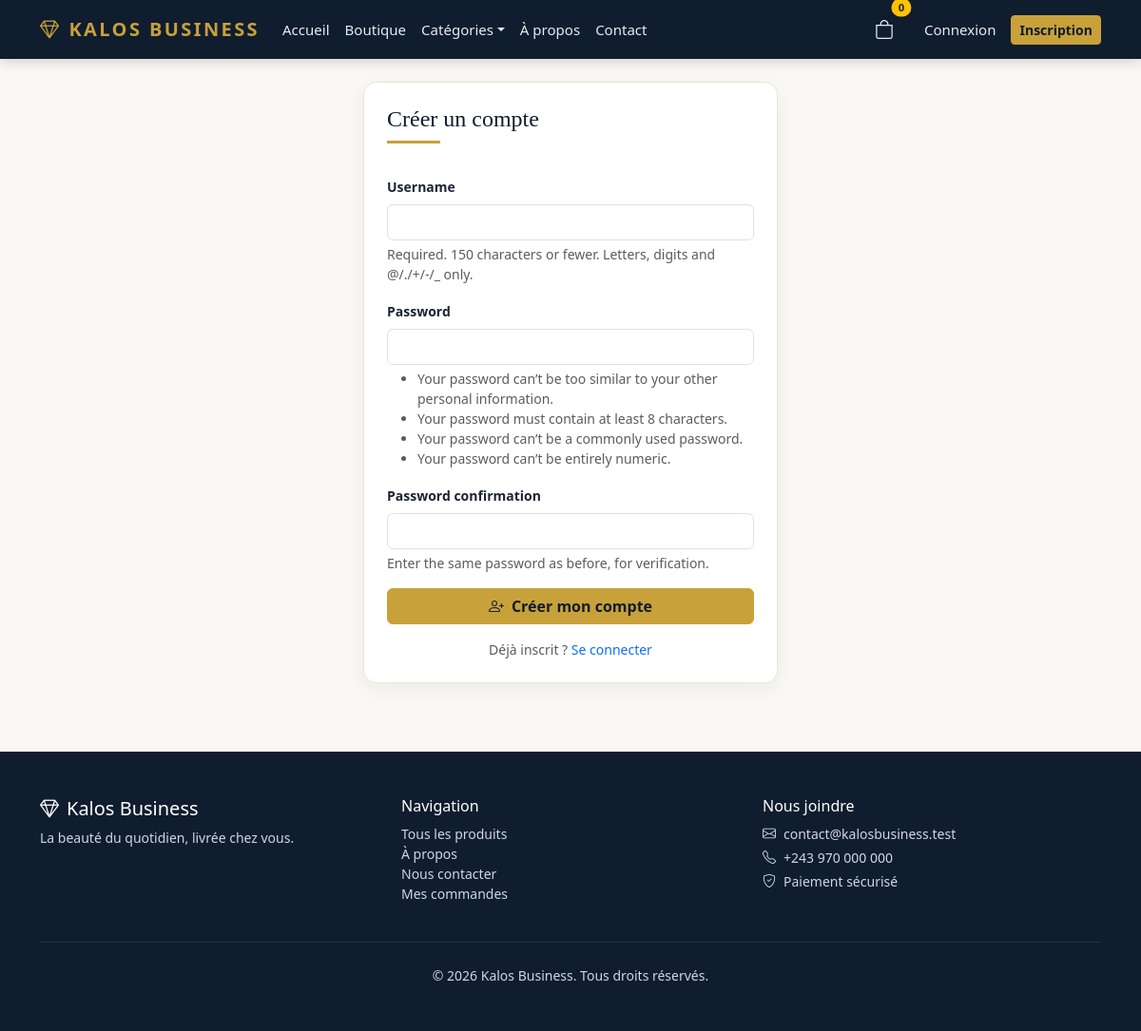
Page /inscription/ on the committed database.
### boutique/models.py (models this page shows, shortened)
class Setting(models.Model):
    key = models.CharField(max_length=64, unique=True)
    value = models.TextField(blank=True)
    updated_at = models.DateTimeField('Modifiée le', auto_now=True)
    class Meta:
        verbose_name = 'Paramètre'
        verbose_name_plural = 'Paramètres'

### boutique/views.py (the view)
# urls.py: path('inscription/', boutique_views.register, name='register'),
def register(request):
    if request.method == 'POST':
        form = UserCreationForm(request.POST)
        if form.is_valid():
            user = form.save()
            login(request, user)
            messages.success(request, 'Bienvenue chez Kalos Business !')
            return redirect('home')
    else:
        form = UserCreationForm()
    for field in form.fields.values():
        field.widget.attrs['class'] = 'form-control'
    return render(request, 'boutique/auth/register.html', {'form': form})

### boutique/cart.py (called while the page is built, shortened)
def get_cart(request):
    user = request.user if request.user.is_authenticated else None
    if not request.session.session_key:
        request.session.create()
    cart, _ = Cart.objects.get_or_create(session_key=request.session.session_key)
    return cart

### boutique/context_processors.py (called while the page is built)
def site_context(request):
    values = get_all()
    cart = None
    try:
        cart = get_cart(request)
    except Exception:
        pass
    notifications = []
    user = getattr(request, 'user', None)
    if user is not None and user.is_authenticated:
        notifications = list(user.notifications.filter(is_read=False)[:5])
    return {
        'kalos_name': values['site_name'],
        'kalos_tagline': values['site_tagline'],
        'kalos_currency': values['currency'],
        'kalos_contact_email': values['contact_email'],
        'kalos_contact_phone': values['contact_phone'],
        'kalos_shop_open': values['shop_open'],
        'cart': cart,
        'nav_categories': Category.objects.filter(is_active=True)[:8],
        'notifications': notifications,
    }

### boutique/templates/boutique/auth/register.html (shortened to what this page needs)
{% extends 'boutique/base.html' %}
{% block content %}
<div class="container" style="max-width:460px;">
  <div class="summary-box p-4">
    <h1 class="section-title h4 mb-4">Créer un compte</h1>
    <form method="post">
      {% for field in form %}
        <div class="mb-3">
          <label for="{{ field.id_for_label }}" class="form-label small fw-semibold">{{ field.label }}</label>
          {{ field }}
          {% if field.help_text %}<div class="form-text small">{{ field.help_text|safe }}</div>{% endif %}
        </div>
      {% endfor %}
      <button type="submit" class="btn btn-kalos w-100"><i class="bi bi-person-plus me-2"></i>Créer mon compte</button>
    </form>
    <p class="small text-muted text-center mt-3 mb-0">
      Déjà inscrit ? <a href="{% url 'login' %}" class="text-decoration-none">Se connecter</a>
    </p>
  </div>
</div>
{% endblock %}

### boutique/templates/boutique/base.html (shortened to what this page needs)
{% load static %}
<!doctype html>
<html lang="fr">
<head>
  <link href="https://cdn.jsdelivr.net/npm/bootstrap@5.3.3/dist/css/bootstrap.min.css" rel="stylesheet">
  <link href="https://cdn.jsdelivr.net/npm/bootstrap-icons@1.11.3/font/bootstrap-icons.min.css" rel="stylesheet">
  <link rel="stylesheet" href="{% static 'kalos.css' %}">
</head>
<body>
<nav class="navbar navbar-expand-lg kalos-navbar sticky-top">
  <div class="container">
    <a class="navbar-brand" href="{% url 'home' %}"><i class="bi bi-gem me-2"></i>{{ kalos_name }}</a>
    <div class="collapse navbar-collapse" id="kalosNav">
      <ul class="navbar-nav me-auto mb-2 mb-lg-0">
        <li class="nav-item"><a class="nav-link" href="{% url 'home' %}">Accueil</a></li>
        <li class="nav-item"><a class="nav-link" href="{% url 'catalog' %}">Boutique</a></li>
        {% if nav_categories %}
          <li class="nav-item dropdown">
            <a class="nav-link dropdown-toggle" href="#" role="button" data-bs-toggle="dropdown">Catégories</a>
          </li>
        {% endif %}
        <li class="nav-item"><a class="nav-link" href="{% url 'about' %}">À propos</a></li>
        <li class="nav-item"><a class="nav-link" href="{% url 'contact' %}">Contact</a></li>
      </ul>
      <ul class="navbar-nav ms-auto align-items-lg-center">
        <li class="nav-item me-lg-3">
          <a class="nav-link position-relative" href="{% url 'cart' %}">
            <i class="bi bi-bag fs-5"></i>
            <span class="position-absolute top-0 start-100 translate-middle badge rounded-pill bg-warning text-dark">
              {{ cart.count|default:0 }}
            </span>
          </a>
        </li>
        {% if user.is_authenticated %}
          {% if user.is_staff %}
            <li class="nav-item me-lg-2">
              <a class="nav-link text-warning fw-semibold" href="{% url 'dashboard' %}">
                <i class="bi bi-speedometer2 me-1"></i>Administration
              </a>
            </li>
          {% endif %}
          <li class="nav-item dropdown">
            <a class="nav-link dropdown-toggle" href="#" role="button" data-bs-toggle="dropdown">
              <i class="bi bi-person-circle me-1"></i>{{ user.username }}
              {% if user.is_staff %}<span class="badge bg-warning text-dark ms-1">Admin</span>{% endif %}
            </a>
            <ul class="dropdown-menu dropdown-menu-dark dropdown-menu-lg-end">
              {% if user.is_staff %}
                <li><a class="dropdown-item" href="{% url 'dashboard' %}"><i class="bi bi-speedometer2 me-2"></i>Tableau de bord</a></li>
                <li><a class="dropdown-item" href="/admin/"><i class="bi bi-gear me-2"></i>Interface Django (superuser)</a></li>
                <li><hr class="dropdown-divider"></li>
              {% endif %}
              <li><a class="dropdown-item" href="{% url 'my_orders' %}"><i class="bi bi-box-seam me-2"></i>Mes commandes</a></li>
              <li><a class="dropdown-item" href="{% url 'contact' %}"><i class="bi bi-envelope me-2"></i>Messagerie</a></li>
              <li><hr class="dropdown-divider"></li>
              <li>
                <form method="post" action="{% url 'logout' %}">
                  {% csrf_token %}
                  <button type="submit" class="dropdown-item"><i class="bi bi-box-arrow-right me-2"></i>Déconnexion</button>
                </form>
              </li>
            </ul>
          </li>
        {% else %}
          <li class="nav-item"><a class="nav-link" href="{% url 'login' %}">Connexion</a></li>
          <li class="nav-item"><a class="btn btn-kalos btn-sm ms-lg-2" href="{% url 'register' %}">Inscription</a></li>
        {% endif %}
      </ul>
    </div>
  </div>
</nav>
<main class="py-4">
  {% block content %}{% endblock %}
</main>
<footer class="kalos-footer mt-5 py-5">
  <div class="container">
    <div class="row gy-4">
      <div class="col-md-4">
        <h5 class="text-white"><i class="bi bi-gem me-2"></i>{{ kalos_name }}</h5>
        <p class="small">{{ kalos_tagline }}</p>
      </div>
      <div class="col-md-4">
        <h6 class="text-white">Navigation</h6>
        <ul class="list-unstyled small">
          <li><a href="{% url 'catalog' %}">Tous les produits</a></li>
          <li><a href="{% url 'about' %}">À propos</a></li>
          <li><a href="{% url 'contact' %}">Nous contacter</a></li>
          <li><a href="{% url 'my_orders' %}">Mes commandes</a></li>
        </ul>
      </div>
      <div class="col-md-4">
        <h6 class="text-white">Nous joindre</h6>
        <p class="small mb-1"><i class="bi bi-envelope me-2"></i>{{ kalos_contact_email }}</p>
        <p class="small mb-1"><i class="bi bi-telephone me-2"></i>{{ kalos_contact_phone }}</p>
        <p class="small"><i class="bi bi-shield-check me-2"></i>Paiement sécurisé</p>
      </div>
    </div>
    <hr class="border-secondary my-4">
    <p class="small text-center mb-0">© {% now "Y" %} {{ kalos_name }}. Tous droits réservés.</p>
  </div>
</footer>
</body>
</html>

### boutique/static/kalos.css (style rules this page uses)
:root { --kalos-navy: #101d2e; --kalos-navy-light: #1b2c43; --kalos-gold: #c8a13a; --kalos-gold-dark: #a98424; --kalos-cream: #faf8f4; --kalos-muted: #6b7280; }
body { background: var(--kalos-cream); color: #1c2533; font-family: "Segoe UI", system-ui, -apple-system, sans-serif; }
.kalos-navbar { background: var(--kalos-navy); box-shadow: 0 2px 14px rgba(0, 0, 0, .18); }
.kalos-navbar .navbar-brand { color: var(--kalos-gold); font-weight: 700; letter-spacing: .12em; text-transform: uppercase; }
.kalos-navbar .nav-link { color: #e7ecf3; font-size: .94rem; }
.btn-kalos { background: var(--kalos-gold); border-color: var(--kalos-gold); color: var(--kalos-navy); font-weight: 600; }
.section-title { font-family: Georgia, "Times New Roman", serif; color: var(--kalos-navy); position: relative; padding-bottom: .6rem; }
.section-title::after { content: ""; display: block; width: 56px; height: 3px; background: var(--kalos-gold); margin-top: .5rem; }
.summary-box { background: #fff; border: 1px solid #ece5d5; border-radius: .85rem; box-shadow: 0 6px 20px rgba(16, 29, 46, .06); }
.kalos-footer { background: var(--kalos-navy); color: #ced7e3; }
.kalos-footer a { color: #ced7e3; text-decoration: none; }

### rows in the picture
Setting: value "KALOS BUSINESS", value "Kalos Business"
Setting: value "La beauté du quotidien, livrée chez vous."
Setting: value "contact@kalosbusiness.test"
Setting: value "+243 970 000 000"

### other values in the picture
{{ cart.count|default:0 }} "0"
{{ field.label }} "Username" "Password" "Password confirmation"
{{ field.help_text|safe }} "Required. 150 characters or fewer. Letters, digits and @/./+/-/_ only." "Enter the same password as before, for verification."
